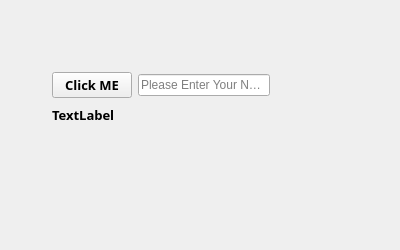
<?xml version="1.0" encoding="UTF-8"?>
<ui version="4.0">
 <class>Form</class>
 <widget class="QWidget" name="Form">
  <property name="geometry">
   <rect>
    <x>0</x>
    <y>0</y>
    <width>400</width>
    <height>250</height>
   </rect>
  </property>
  <property name="windowTitle">
   <string>Qt Designer Application</string>
  </property>
  <widget class="QWidget" name="">
   <property name="geometry">
    <rect>
     <x>52</x>
     <y>72</y>
     <width>218</width>
     <height>54</height>
    </rect>
   </property>
   <layout class="QVBoxLayout" name="verticalLayout">
    <item>
     <layout class="QHBoxLayout" name="horizontalLayout">
      <item>
       <widget class="QPushButton" name="btn_click">
        <property name="font">
         <font>
          <family>Arial Black</family>
          <pointsize>10</pointsize>
          <bold>true</bold>
         </font>
        </property>
        <property name="text">
         <string>Click ME</string>
        </property>
       </widget>
      </item>
      <item>
       <widget class="QLineEdit" name="lineEdit">
        <property name="placeholderText">
         <string>Please Enter Your Name</string>
        </property>
       </widget>
      </item>
     </layout>
    </item>
    <item>
     <widget class="QLabel" name="label">
      <property name="font">
       <font>
        <family>Arial Black</family>
        <pointsize>10</pointsize>
        <bold>true</bold>
       </font>
      </property>
      <property name="text">
       <string>TextLabel</string>
      </property>
     </widget>
    </item>
   </layout>
  </widget>
 </widget>
 <resources/>
 <connections/>
</ui>
